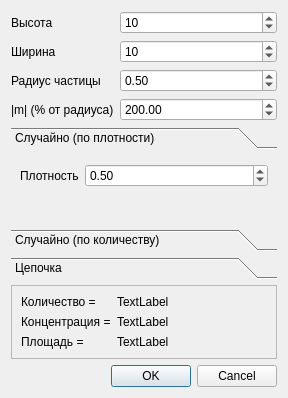
<?xml version="1.0" encoding="UTF-8"?>
<ui version="4.0">
 <class>generateDialog</class>
 <widget class="QDialog" name="generateDialog">
  <property name="geometry">
   <rect>
    <x>0</x>
    <y>0</y>
    <width>288</width>
    <height>386</height>
   </rect>
  </property>
  <property name="windowTitle">
   <string>Генерация новой конфигурации системы (старая удалится)</string>
  </property>
  <layout class="QVBoxLayout" name="verticalLayout">
   <item>
    <layout class="QFormLayout" name="formLayout">
     <property name="fieldGrowthPolicy">
      <enum>QFormLayout::AllNonFixedFieldsGrow</enum>
     </property>
     <item row="0" column="0">
      <widget class="QLabel" name="label_5">
       <property name="text">
        <string>Высота</string>
       </property>
      </widget>
     </item>
     <item row="0" column="1">
      <widget class="QSpinBox" name="height">
       <property name="value">
        <number>10</number>
       </property>
      </widget>
     </item>
     <item row="1" column="0">
      <widget class="QLabel" name="label_6">
       <property name="text">
        <string>Ширина</string>
       </property>
      </widget>
     </item>
     <item row="1" column="1">
      <widget class="QSpinBox" name="width">
       <property name="value">
        <number>10</number>
       </property>
      </widget>
     </item>
     <item row="3" column="1">
      <widget class="QDoubleSpinBox" name="mLength">
       <property name="minimum">
        <double>0.010000000000000</double>
       </property>
       <property name="maximum">
        <double>10000.000000000000000</double>
       </property>
       <property name="singleStep">
        <double>50.000000000000000</double>
       </property>
       <property name="value">
        <double>200.000000000000000</double>
       </property>
      </widget>
     </item>
     <item row="3" column="0">
      <widget class="QLabel" name="label_7">
       <property name="text">
        <string>|m| (% от радиуса)</string>
       </property>
      </widget>
     </item>
     <item row="2" column="0">
      <widget class="QLabel" name="label_2">
       <property name="text">
        <string>Радиус частицы</string>
       </property>
      </widget>
     </item>
     <item row="2" column="1">
      <widget class="QDoubleSpinBox" name="radius">
       <property name="minimum">
        <double>0.010000000000000</double>
       </property>
       <property name="singleStep">
        <double>0.500000000000000</double>
       </property>
       <property name="value">
        <double>0.500000000000000</double>
       </property>
      </widget>
     </item>
    </layout>
   </item>
   <item>
    <widget class="QToolBox" name="genType">
     <property name="accessibleName">
      <string/>
     </property>
     <widget class="QWidget" name="genRandomConcentration" native="true">
      <attribute name="label">
       <string>Случайно (по плотности)</string>
      </attribute>
      <layout class="QFormLayout" name="formLayout_3">
       <item row="0" column="0">
        <widget class="QLabel" name="label_4">
         <property name="text">
          <string>Плотность</string>
         </property>
        </widget>
       </item>
       <item row="0" column="1">
        <widget class="QDoubleSpinBox" name="partDestiny">
         <property name="maximum">
          <double>1.000000000000000</double>
         </property>
         <property name="singleStep">
          <double>0.010000000000000</double>
         </property>
         <property name="value">
          <double>0.500000000000000</double>
         </property>
        </widget>
       </item>
      </layout>
     </widget>
     <widget class="QWidget" name="genRandomCount" native="true">
      <attribute name="label">
       <string>Случайно (по количеству)</string>
      </attribute>
      <layout class="QFormLayout" name="formLayout_2">
       <item row="0" column="0">
        <widget class="QLabel" name="label_3">
         <property name="text">
          <string>Количество</string>
         </property>
        </widget>
       </item>
       <item row="0" column="1">
        <widget class="QSpinBox" name="partCount">
         <property name="value">
          <number>10</number>
         </property>
        </widget>
       </item>
      </layout>
     </widget>
     <widget class="QWidget" name="genByChain" native="true">
      <attribute name="label">
       <string>Цепочка</string>
      </attribute>
      <layout class="QFormLayout" name="formLayout_4">
       <item row="0" column="0">
        <widget class="QLabel" name="label">
         <property name="text">
          <string>Расстояние между частицами</string>
         </property>
        </widget>
       </item>
       <item row="0" column="1">
        <widget class="QDoubleSpinBox" name="partSpacing">
         <property name="minimum">
          <double>0.000000000000000</double>
         </property>
         <property name="singleStep">
          <double>0.500000000000000</double>
         </property>
         <property name="value">
          <double>0.000000000000000</double>
         </property>
        </widget>
       </item>
      </layout>
     </widget>
    </widget>
   </item>
   <item>
    <widget class="QFrame" name="frame">
     <property name="frameShape">
      <enum>QFrame::StyledPanel</enum>
     </property>
     <property name="frameShadow">
      <enum>QFrame::Raised</enum>
     </property>
     <layout class="QFormLayout" name="formLayout_5">
      <item row="0" column="0">
       <widget class="QLabel" name="particleCountLabel">
        <property name="text">
         <string>Количество = </string>
        </property>
       </widget>
      </item>
      <item row="0" column="1">
       <widget class="QLabel" name="particleCount">
        <property name="text">
         <string>TextLabel</string>
        </property>
       </widget>
      </item>
      <item row="1" column="0">
       <widget class="QLabel" name="particleConcentrationLabel">
        <property name="text">
         <string>Концентрация =</string>
        </property>
       </widget>
      </item>
      <item row="1" column="1">
       <widget class="QLabel" name="particleConcentration">
        <property name="text">
         <string>TextLabel</string>
        </property>
       </widget>
      </item>
      <item row="2" column="0">
       <widget class="QLabel" name="squareLabel">
        <property name="text">
         <string>Площадь = </string>
        </property>
       </widget>
      </item>
      <item row="2" column="1">
       <widget class="QLabel" name="square">
        <property name="text">
         <string>TextLabel</string>
        </property>
       </widget>
      </item>
     </layout>
    </widget>
   </item>
   <item>
    <spacer name="verticalSpacer">
     <property name="orientation">
      <enum>Qt::Vertical</enum>
     </property>
     <property name="sizeHint" stdset="0">
      <size>
       <width>20</width>
       <height>40</height>
      </size>
     </property>
    </spacer>
   </item>
   <item>
    <widget class="QDialogButtonBox" name="buttonBox">
     <property name="orientation">
      <enum>Qt::Horizontal</enum>
     </property>
     <property name="standardButtons">
      <set>QDialogButtonBox::Cancel|QDialogButtonBox::Ok</set>
     </property>
    </widget>
   </item>
  </layout>
 </widget>
 <tabstops>
  <tabstop>buttonBox</tabstop>
  <tabstop>height</tabstop>
  <tabstop>width</tabstop>
  <tabstop>radius</tabstop>
  <tabstop>mLength</tabstop>
  <tabstop>partDestiny</tabstop>
  <tabstop>partCount</tabstop>
  <tabstop>partSpacing</tabstop>
 </tabstops>
 <resources/>
 <connections>
  <connection>
   <sender>height</sender>
   <signal>valueChanged(int)</signal>
   <receiver>generateDialog</receiver>
   <slot>recalcInfoLabels()</slot>
   <hints>
    <hint type="sourcelabel">
     <x>195</x>
     <y>19</y>
    </hint>
    <hint type="destinationlabel">
     <x>143</x>
     <y>192</y>
    </hint>
   </hints>
  </connection>
  <connection>
   <sender>width</sender>
   <signal>valueChanged(int)</signal>
   <receiver>generateDialog</receiver>
   <slot>recalcInfoLabels()</slot>
   <hints>
    <hint type="sourcelabel">
     <x>195</x>
     <y>45</y>
    </hint>
    <hint type="destinationlabel">
     <x>143</x>
     <y>192</y>
    </hint>
   </hints>
  </connection>
  <connection>
   <sender>radius</sender>
   <signal>valueChanged(double)</signal>
   <receiver>generateDialog</receiver>
   <slot>recalcInfoLabels()</slot>
   <hints>
    <hint type="sourcelabel">
     <x>195</x>
     <y>71</y>
    </hint>
    <hint type="destinationlabel">
     <x>143</x>
     <y>192</y>
    </hint>
   </hints>
  </connection>
  <connection>
   <sender>mLength</sender>
   <signal>valueChanged(double)</signal>
   <receiver>generateDialog</receiver>
   <slot>recalcInfoLabels()</slot>
   <hints>
    <hint type="sourcelabel">
     <x>195</x>
     <y>97</y>
    </hint>
    <hint type="destinationlabel">
     <x>143</x>
     <y>192</y>
    </hint>
   </hints>
  </connection>
  <connection>
   <sender>partDestiny</sender>
   <signal>valueChanged(double)</signal>
   <receiver>generateDialog</receiver>
   <slot>recalcInfoLabels()</slot>
   <hints>
    <hint type="sourcelabel">
     <x>173</x>
     <y>160</y>
    </hint>
    <hint type="destinationlabel">
     <x>143</x>
     <y>192</y>
    </hint>
   </hints>
  </connection>
  <connection>
   <sender>partCount</sender>
   <signal>valueChanged(int)</signal>
   <receiver>generateDialog</receiver>
   <slot>recalcInfoLabels()</slot>
   <hints>
    <hint type="sourcelabel">
     <x>176</x>
     <y>187</y>
    </hint>
    <hint type="destinationlabel">
     <x>143</x>
     <y>192</y>
    </hint>
   </hints>
  </connection>
  <connection>
   <sender>partSpacing</sender>
   <signal>valueChanged(double)</signal>
   <receiver>generateDialog</receiver>
   <slot>recalcInfoLabels()</slot>
   <hints>
    <hint type="sourcelabel">
     <x>221</x>
     <y>214</y>
    </hint>
    <hint type="destinationlabel">
     <x>143</x>
     <y>192</y>
    </hint>
   </hints>
  </connection>
  <connection>
   <sender>genType</sender>
   <signal>currentChanged(int)</signal>
   <receiver>generateDialog</receiver>
   <slot>recalcInfoLabels()</slot>
   <hints>
    <hint type="sourcelabel">
     <x>143</x>
     <y>189</y>
    </hint>
    <hint type="destinationlabel">
     <x>143</x>
     <y>192</y>
    </hint>
   </hints>
  </connection>
 </connections>
 <slots>
  <slot>generateDest()</slot>
  <slot>generteCount()</slot>
  <slot>recalcInfoLabels()</slot>
 </slots>
</ui>
